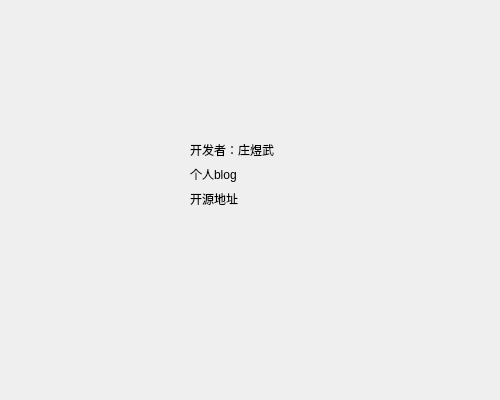
<?xml version="1.0" encoding="UTF-8"?>
<ui version="4.0">
 <class>help</class>
 <widget class="QDialog" name="help">
  <property name="geometry">
   <rect>
    <x>0</x>
    <y>0</y>
    <width>500</width>
    <height>400</height>
   </rect>
  </property>
  <property name="windowTitle">
   <string>帮助</string>
  </property>
  <property name="windowIcon">
   <iconset resource="res.qrc">
    <normaloff>:/new/icon/C:/Users/kong/Desktop/icon.png</normaloff>:/new/icon/C:/Users/kong/Desktop/icon.png</iconset>
  </property>
  <property name="styleSheet">
   <string notr="true">backgroud url(:/new/icon/C:/Users/kong/Desktop/icon.png)</string>
  </property>
  <widget class="QWidget" name="">
   <property name="geometry">
    <rect>
     <x>190</x>
     <y>140</y>
     <width>114</width>
     <height>68</height>
    </rect>
   </property>
   <layout class="QVBoxLayout" name="verticalLayout">
    <item>
     <widget class="QLabel" name="label">
      <property name="styleSheet">
       <string notr="true">font: 12pt &quot;Arial&quot;;</string>
      </property>
      <property name="text">
       <string>开发者：庄煜武</string>
      </property>
     </widget>
    </item>
    <item>
     <widget class="QLabel" name="Blog">
      <property name="styleSheet">
       <string notr="true">font: 12pt &quot;Arial&quot;;</string>
      </property>
      <property name="text">
       <string>个人blog</string>
      </property>
     </widget>
    </item>
    <item>
     <widget class="QLabel" name="OpenSou">
      <property name="styleSheet">
       <string notr="true">font: 12pt &quot;Arial&quot;;</string>
      </property>
      <property name="text">
       <string>开源地址</string>
      </property>
      <property name="openExternalLinks">
       <bool>false</bool>
      </property>
     </widget>
    </item>
   </layout>
  </widget>
 </widget>
 <resources>
  <include location="res.qrc"/>
 </resources>
 <connections/>
</ui>
